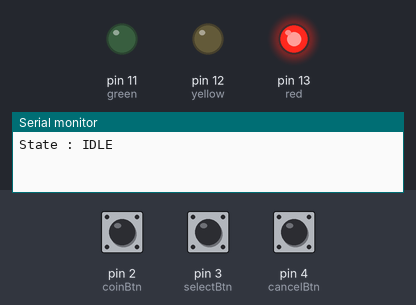
Recording of a sketch running on a simulated Arduino Uno, built with avr-gcc and run on an emulated ATmega328P. On the bench: output pins drawn as LEDs (lit = HIGH), the last lines printed to the serial monitor. The test bench sets the inputs (shaded band); at power-on: pin 2 (coinBtn) HIGH, pin 3 (selectBtn) HIGH, pin 4 (cancelBtn) HIGH.

Above: at 1.2 s.
1.3 s: pin 2 (coinBtn) pulled LOW for 0.15 s
At 2.4 s:
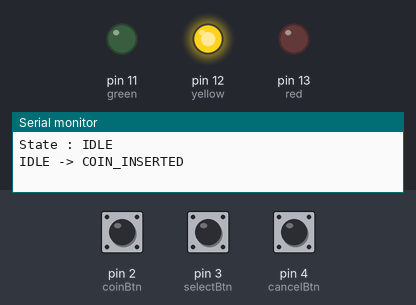
3.1 s: pin 3 (selectBtn) pulled LOW for 0.15 s
At 3.7 s:
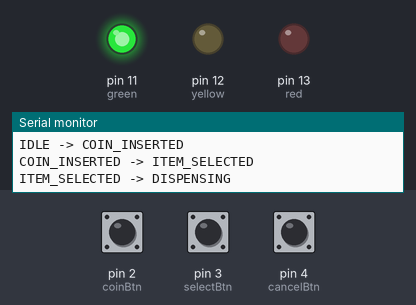
6.2 s: pin 2 (coinBtn) pulled LOW for 3.2 s
At 8.2 s:
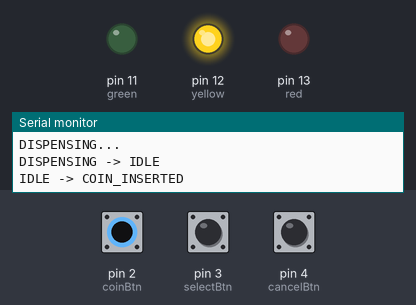
10.9 s: pin 4 (cancelBtn) pulled LOW for 0.15 s
At 12.1 s:
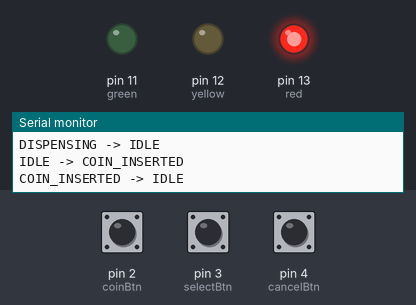
12.7 s: pin 2 (coinBtn) pulled LOW for 1 s
At 13.4 s:
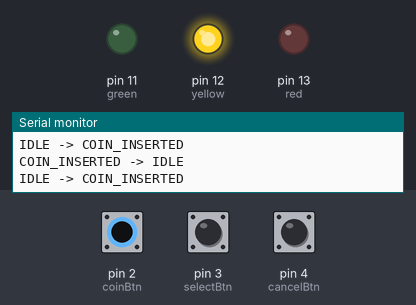
Timing chart, 0 to 15.7 s (numbered marks = the images above; inputs shaded):
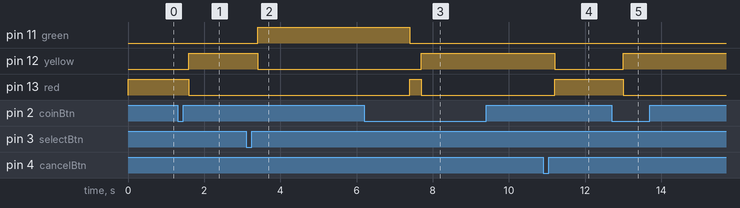

Measured:
- after the input at 1.3 s, pin 12 (yellow): LOW → HIGH after 0.30 s; pin 13 (red): HIGH → LOW after 0.30 s
- after the input at 3.1 s, pin 11 (green): LOW → HIGH after 0.30 s; pin 12 (yellow): HIGH → LOW after 0.30 s
- after the input at 6.2 s, pin 12 (yellow): LOW → HIGH after 1.5 s
- after the input at 10.9 s, pin 12 (yellow): HIGH → LOW after 0.30 s; pin 13 (red): LOW → HIGH after 0.30 s
- after the input at 12.7 s, pin 12 (yellow): LOW → HIGH after 0.30 s; pin 13 (red): HIGH → LOW after 0.30 s

The sketch:

State_machine.ino
```cpp
enum State {
  IDLE,
  COIN_INSERTED,
  ITEM_SELECTED,
  DISPENSING
};

State state = IDLE;

const int red = 13;
const int yellow = 12;
const int green = 11;

const int coinBtn = 2;
const int selectBtn = 3;
const int cancelBtn = 4;

void setup() {

  pinMode(red, OUTPUT);
  pinMode(yellow, OUTPUT);
  pinMode(green, OUTPUT);

  pinMode(coinBtn, INPUT_PULLUP);
  pinMode(selectBtn, INPUT_PULLUP);
  pinMode(cancelBtn, INPUT_PULLUP);

  Serial.begin(9600);

  Serial.println("State : IDLE");
}

void loop() {

  switch(state) {

    case IDLE:

      digitalWrite(red,HIGH);
      digitalWrite(yellow,LOW);
      digitalWrite(green,LOW);

      if(digitalRead(coinBtn)==LOW){
        state=COIN_INSERTED;
        Serial.println("IDLE -> COIN_INSERTED");
        delay(300);
      }

    break;

    case COIN_INSERTED:

      digitalWrite(red,LOW);
      digitalWrite(yellow,HIGH);
      digitalWrite(green,LOW);

      if(digitalRead(selectBtn)==LOW){
        state=ITEM_SELECTED;
        Serial.println("COIN_INSERTED -> ITEM_SELECTED");
        delay(300);
      }

      if(digitalRead(cancelBtn)==LOW){
        state=IDLE;
        Serial.println("COIN_INSERTED -> IDLE");
        delay(300);
      }

    break;

    case ITEM_SELECTED:

      digitalWrite(red,LOW);
      digitalWrite(yellow,LOW);
      digitalWrite(green,HIGH);

      Serial.println("ITEM_SELECTED -> DISPENSING");
      delay(1000);

      state=DISPENSING;

    break;

    case DISPENSING:

      Serial.println("DISPENSING...");
      delay(3000);

      Serial.println("DISPENSING -> IDLE");

      state=IDLE;

    break;

  }

}
```
